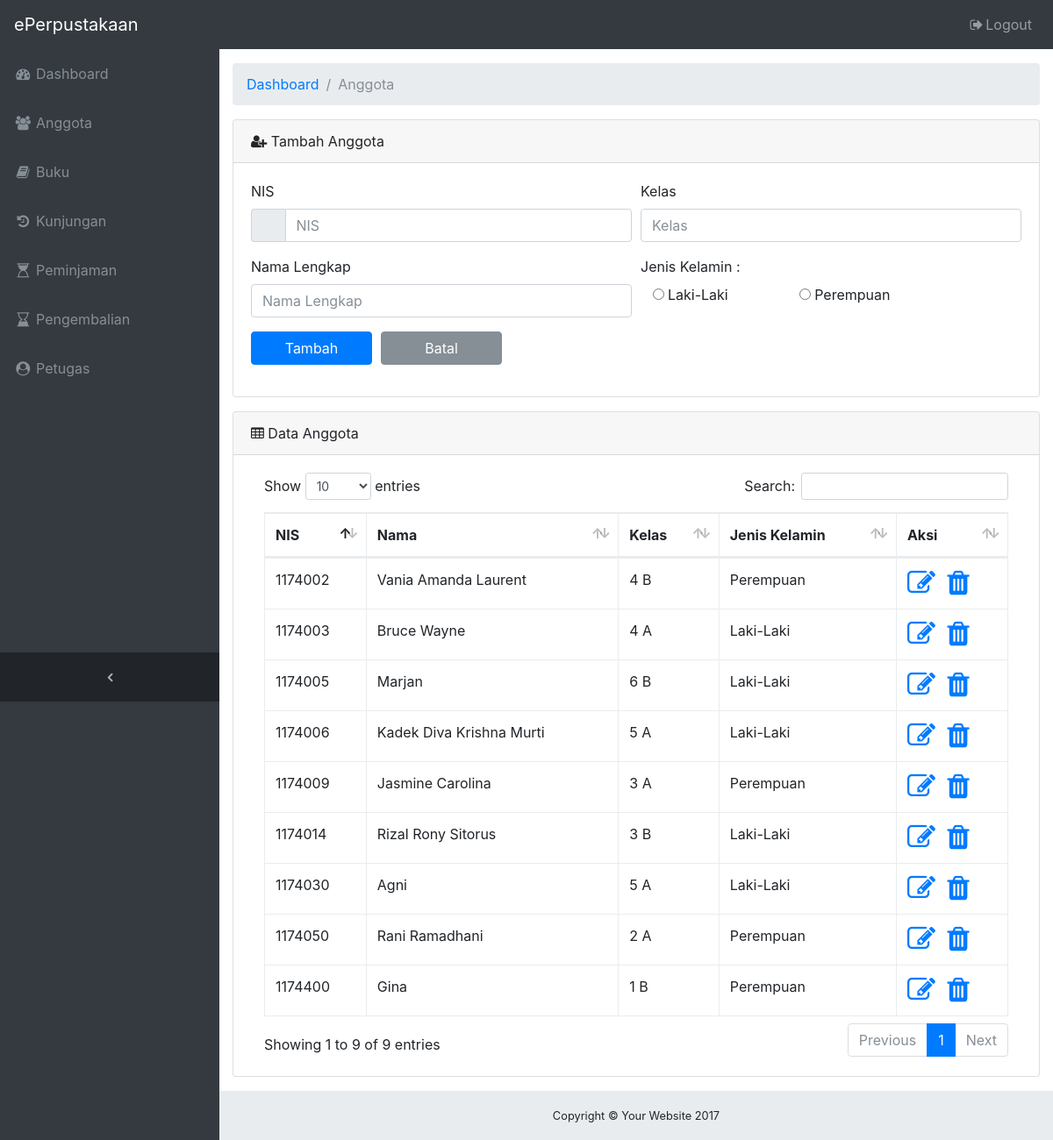
The app's page /anggota.php (signed in) with its own data.
### tables this page shows
CREATE TABLE `anggota` (
  `nis` varchar(11) NOT NULL,
  `nama` varchar(50) NOT NULL,
  `kelas` varchar(10) NOT NULL,
  `jenis_kelamin` varchar(12) NOT NULL
);

### config/Database.php (called while the page is built, shortened)
<?php
class Database{
  public $conn;
  public $host = "localhost";
  public $user = "root";
  public $pass = "";
  public $db   = "perpustakaan";
  public function __construct(){
    $this->conn = new mysqli($this->host, $this->user, $this->pass, $this->db);
  }
  public function read($table, $where=null, $join=null){
    $sql = "SELECT * FROM $table";
    if($where != null){
      if($join != null){
        $sql .= " $join WHERE $where";
      }
      else{
        $sql .= " WHERE $where";
      }
    }else{
      $sql .= " $join";
    }
    $query = $this->conn->query($sql);
    return $query->fetch_all(MYSQLI_BOTH);
  }
}
 ?>

### anggota.php (the view, shortened to what this page needs)
<?php
$title = "Anggota";
include 'header.php';
include_once 'config/Database.php';
$db = new Database();
$result = $db->read("anggota");
  ?>
<div class="card mb-3">
  <div class="card-header">
    <i class="fa fa-user-plus"></i> <?php if(isset($_GET['nis'])){echo "Edit";}else{echo "Tambah";} ?> Anggota</div>
    <div class="card-body">
      <form action="proses.php" method="post" id="needs-validation" novalidate>
        <?php
        if(isset($_GET['nis'])){
          $nis = $_GET['nis'];
          $data = $db->read("anggota", "nis = '$nis'");
          ?>
          <div class="form-group">
            <div class="form-row">
              <div class="col-md-6">
                <label for="">NIS</label>
                <input class="form-control" type="number" name="nis" value="<?php echo $data[0]['nis']; ?>" readonly>
              </div>
              <div class="col-md-6">
                <label for="">Kelas</label>
                <input class="form-control" type="text" name="kelas" maxlength="10" placeholder="Kelas" required value="<?php echo $data[0]['kelas']; ?>">
                <div class="invalid-feedback">
                  Kelas belum diisi.
                </div>
              </div>
            </div>
          </div>
          <div class="form-group">
            <div class="form-row">
              <div class="col-md-6">
                <label for="">Nama Lengkap</label>
                <input class="form-control" type="text" name="nama" maxlength="100" placeholder="Nama Lengkap" required value="<?php echo $data[0]['nama']; ?>">
                <div class="invalid-feedback">
                  Nama lengkap belum diisi.
                </div>
              </div>
              <div class="col-md-6">
                <label class="">Jenis Kelamin :</label>
                <div class="radio">
                  &nbsp;&nbsp;
                  <label class="radio-inline">
                    <input type="radio" name="jenis_kelamin" value="Laki-Laki" <?php if($data[0]['jenis_kelamin'] == "Laki-Laki"){echo "checked";} ?>> Laki-Laki
                  &nbsp;&nbsp;&nbsp;&nbsp;&nbsp;&nbsp;&nbsp;&nbsp;&nbsp;&nbsp;&nbsp;&nbsp;&nbsp;&nbsp;&nbsp;&nbsp;
                  <label class="radio-inline">
                    <input type="radio" name="jenis_kelamin" value="Perempuan" <?php if($data[0]['jenis_kelamin'] == "Perempuan"){echo "checked";} ?>> Perempuan
                  </label>
                </div>
                <div class="invalid-feedback">
                  Jenis Kelamin belum diisi.
                </div>
                <input type="hidden" name="proses" value="edit_anggota">
              </div>
            </div>
          </div>
          <div class="form-group">
            <div class="form-row">
            </div>
          </div>
          <div class="form-group">
            <div class="form-row">
              <div class="col-md-2">
                <input class="btn btn-primary btn-block" type="submit" name="edit_anggota" value="Edit">
              </div>
              <div class="col-md-2">
                <a class="btn btn-primary btn-block" href="anggota.php">Batal</a>
              </div>
              <div class="col-md-8">
              </div>
            </div>
          </div>
          <?php
        }
        else{
          ?>
          <div class="form-group">
            <div class="form-row">
              <div class="col-md-6">
                <label for="">NIS</label>
                <div class="input-group mb-2 mr-sm-2 mb-sm-0">
                  <div class="input-group-addon"><span id="pesan">&#160;&#160;&#160;</span></div>
                  <input class="form-control" type="number" name="nis" maxlength="11" placeholder="NIS" required id="nis">
                </div>
              </div>
              <div class="col-md-6">
                <label for="">Kelas</label>
                <input class="form-control" type="text" name="kelas" value="" maxlength="10" placeholder="Kelas" required>
              </div>
            </div>
          </div>
          <div class="form-group">
            <div class="form-row">
              <div class="col-md-6">
                <label for="">Nama Lengkap</label>
                <input class="form-control" type="text" name="nama" maxlength="100" placeholder="Nama Lengkap" required>
              </div>
              <div class="col-md-6">
                <label class="control-label">Jenis Kelamin :</label>
                <div class="radio">
                  <label class="radio-inline">
                    <input type="radio" name="jenis_kelamin" value="Laki-Laki" required> Laki-Laki
                  </label>
                  <label class="radio-inline">
                    <input type="radio" name="jenis_kelamin" value="Perempuan" required> Perempuan
                  </label>
                </div>
              </div>
            </div>
          </div>
          <div class="form-group">
            <div class="form-row">
              <div class="col-md-2">
                <input class="btn btn-primary btn-block" type="submit" name="tambah_anggota" value="Tambah">
              </div>
              <div class="col-md-2">
                <input class="btn btn-secondary btn-block" type="reset" name="batal" value="Batal">
              </div>
              <div class="col-md-8">
              </div>
            </div>
          </div>
          <?php
        }
        ?>
      </form>
    </div>
  </div>
  <div class="card mb-3">
        <div class="card-header">
          <i class="fa fa-table"></i> Data Anggota</div>
        <div class="card-body">
          <div class="table-responsive">
            <table class="table table-bordered" id="dataTable" width="100%" cellspacing="0">
              <thead>
                <tr>
                  <th>NIS</th>
                  <th>Nama</th>
                  <th>Kelas</th>
                  <th>Jenis Kelamin</th>
                  <th>Aksi</th>
                </tr>
              </thead>
              <tbody>
                <?php
                foreach($result as $data){
                  ?>
                <tr>
                  <td><?php echo $data['nis']; ?></td>
                  <td><?php echo $data['nama']; ?></td>
                  <td><?php echo $data['kelas']; ?></td>
                  <td><?php echo $data['jenis_kelamin']; ?></td>
                  <td>
                    <a href="anggota.php?nis=<?php echo $data['nis'];?>"><i class="fa fa-pencil-square-o fa-2x"></i></a>&nbsp;&nbsp;
                    <a href="hapus.php?nis=<?php echo $data['nis'];?>"><i class="fa fa-trash fa-2x"></i></a>
                  </td>
                </tr>
                <?php
              }
              ?>
              </tbody>
            </table>
          </div>
        </div>
      </div>
  <?php
  include 'footer.php';
  ?>

### header.php (shortened to what this page needs)
<!DOCTYPE html>
<html>
<head>
  <link href="assets/vendor/bootstrap/css/bootstrap.min.css" rel="stylesheet">
  <link href="assets/vendor/font-awesome/css/font-awesome.min.css" rel="stylesheet" type="text/css">
  <link href="assets/vendor/datatables/dataTables.bootstrap4.css" rel="stylesheet">
  <link href="assets/css/sb-admin.css" rel="stylesheet">
</head>
<body class="fixed-nav sticky-footer bg-dark" id="page-top">
  <nav class="navbar navbar-expand-lg navbar-dark bg-dark fixed-top" id="mainNav">
    <a class="navbar-brand" href="dashboard.php">ePerpustakaan</a>
    <div class="collapse navbar-collapse" id="navbarResponsive">
      <ul class="navbar-nav navbar-sidenav" id="exampleAccordion">
        <li class="nav-item" data-toggle="tooltip" data-placement="right" title="Dashboard">
          <a class="nav-link" href="dashboard.php">
            <i class="fa fa-fw fa-dashboard"></i>
            <span class="nav-link-text">Dashboard</span>
          </a>
        </li>
        <li class="nav-item" data-toggle="tooltip" data-placement="right" title="Dashboard">
          <a class="nav-link" href="anggota.php">
            <i class="fa fa-fw fa-users"></i>
            <span class="nav-link-text">Anggota</span>
          </a>
        </li>
        <li class="nav-item" data-toggle="tooltip" data-placement="right" title="Dashboard">
          <a class="nav-link" href="buku.php">
            <i class="fa fa-fw fa-book"></i>
            <span class="nav-link-text">Buku</span>
          </a>
        </li>
        <li class="nav-item" data-toggle="tooltip" data-placement="right" title="Dashboard">
          <a class="nav-link" href="kunjungan.php">
            <i class="fa fa-fw fa-history"></i>
            <span class="nav-link-text">Kunjungan</span>
          </a>
        </li>
        <li class="nav-item" data-toggle="tooltip" data-placement="right" title="Dashboard">
          <a class="nav-link" href="peminjaman.php">
            <i class="fa fa-fw fa-hourglass-start"></i>
            <span class="nav-link-text">Peminjaman</span>
          </a>
        </li>
        <li class="nav-item" data-toggle="tooltip" data-placement="right" title="Dashboard">
          <a class="nav-link" href="pengembalian.php">
            <i class="fa fa-fw fa-hourglass-end"></i>
            <span class="nav-link-text">Pengembalian</span>
          </a>
        </li>
        <li class="nav-item" data-toggle="tooltip" data-placement="right" title="Dashboard">
          <a class="nav-link" href="petugas.php">
            <i class="fa fa-fw fa-user-circle"></i>
            <span class="nav-link-text">Petugas</span>
          </a>
        </li>
      </ul>
      <ul class="navbar-nav sidenav-toggler">
        <li class="nav-item">
          <a class="nav-link text-center" id="sidenavToggler">
            <i class="fa fa-fw fa-angle-left"></i>
          </a>
        </li>
      </ul>
      <ul class="navbar-nav ml-auto">
        <li class="nav-item">
          <a class="nav-link" data-toggle="modal" data-target="#exampleModal">
            <i class="fa fa-fw fa-sign-out"></i>Logout</a>
          </li>
        </ul>
      </div>
    </nav>
    <div class="content-wrapper">
      <div class="container-fluid">
        <ol class="breadcrumb">
          <li class="breadcrumb-item">
            <a href="dashboard.php">Dashboard</a>
          </li>
          <li class="breadcrumb-item active"><?php if(isset($title)){echo $title;}  ?></li>
        </ol>

### footer.php (shortened to what this page needs)
</div>
<footer class="sticky-footer">
  <div class="container">
    <div class="text-center">
      <small>Copyright © Your Website 2017</small>
    </div>
  </div>
</footer>
</div>
</body>
</html>

### assets/css/sb-admin.css (style rules this page uses)
html { position: relative; min-height: 100%; }
body { overflow-x: hidden; }
body.sticky-footer { margin-bottom: 56px; }
body.sticky-footer .content-wrapper { min-height: calc(100vh - 56px - 56px); }
body.fixed-nav { padding-top: 56px; }
.content-wrapper { min-height: calc(100vh - 56px); padding-top: 1rem; }
#mainNav .navbar-collapse { overflow: auto; max-height: 75vh; }
#mainNav .navbar-collapse .navbar-nav .nav-item .nav-link { cursor: pointer; }
#mainNav .navbar-collapse .sidenav-toggler { display: none; }
@media (min-width: 992px) { #mainNav .navbar-brand { width: 250px; } }
@media (min-width: 992px) { #mainNav .navbar-collapse { overflow: visible; max-height: none; } }
@media (min-width: 992px) { #mainNav .navbar-collapse .navbar-sidenav { position: absolute; top: 0; left: 0; overflow-x: hidden; overflow-y: auto; -webkit-flex-direction: column; -ms-flex-direction: column; flex-direction: column; margin-top: 56px; } }
@media (min-width: 992px) { #mainNav .navbar-collapse .navbar-sidenav > .nav-item { width: 250px; padding: 0; } }
@media (min-width: 992px) { #mainNav .navbar-collapse .navbar-sidenav > .nav-item > .nav-link { padding: 1em; } }
#mainNav.fixed-top .sidenav-toggler { display: none; }
@media (min-width: 992px) { #mainNav.fixed-top .navbar-sidenav { height: calc(100vh - 112px); } }
@media (min-width: 992px) { #mainNav.fixed-top .sidenav-toggler { position: absolute; top: 0; left: 0; display: flex; overflow-x: hidden; overflow-y: auto; -webkit-flex-direction: column; -ms-flex-direction: column; flex-direction: column; margin-top: calc(100vh - 56px); } }
@media (min-width: 992px) { #mainNav.fixed-top .sidenav-toggler > .nav-item { width: 250px; padding: 0; } }
@media (min-width: 992px) { #mainNav.fixed-top .sidenav-toggler > .nav-item > .nav-link { padding: 1em; } }
#mainNav.fixed-top.navbar-dark .sidenav-toggler { background-color: #212529; }
#mainNav.fixed-top.navbar-dark .sidenav-toggler a i { color: #adb5bd; }
.content-wrapper { overflow-x: hidden; background: white; }
@media (min-width: 992px) { .content-wrapper { margin-left: 250px; } }
#sidenavToggler i { font-weight: 800; }
#mainNav.navbar-dark .navbar-collapse .navbar-sidenav > .nav-item > .nav-link { color: #868e96; }
@media (min-width: 992px) { #mainNav.navbar-dark .navbar-collapse .navbar-sidenav { background: #343a40; } }
footer.sticky-footer { position: absolute; right: 0; bottom: 0; width: 100%; height: 56px; background-color: #e9ecef; line-height: 55px; }
@media (min-width: 992px) { footer.sticky-footer { width: calc(100% - 250px); } }

### records on screen
anggota: nis "1174002", nama "Vania Amanda Laurent", kelas "4 B", jenis_kelamin "Perempuan"
anggota: nis "1174003", nama "Bruce Wayne", kelas "4 A", jenis_kelamin "Laki-Laki"
anggota: nis "1174005", nama "Marjan", kelas "6 B", jenis_kelamin "Laki-Laki"
anggota: nis "1174006", nama "Kadek Diva Krishna Murti", kelas "5 A", jenis_kelamin "Laki-Laki"
anggota: nis "1174009", nama "Jasmine Carolina", kelas "3 A", jenis_kelamin "Perempuan"
anggota: nis "1174014", nama "Rizal Rony Sitorus", kelas "3 B", jenis_kelamin "Laki-Laki"
anggota: nis "1174030", nama "Agni", kelas "5 A", jenis_kelamin "Laki-Laki"
anggota: nis "1174050", nama "Rani Ramadhani", kelas "2 A", jenis_kelamin "Perempuan"
anggota: nis "1174400", nama "Gina", kelas "1 B", jenis_kelamin "Perempuan"

### other values on screen
$title "Anggota"
